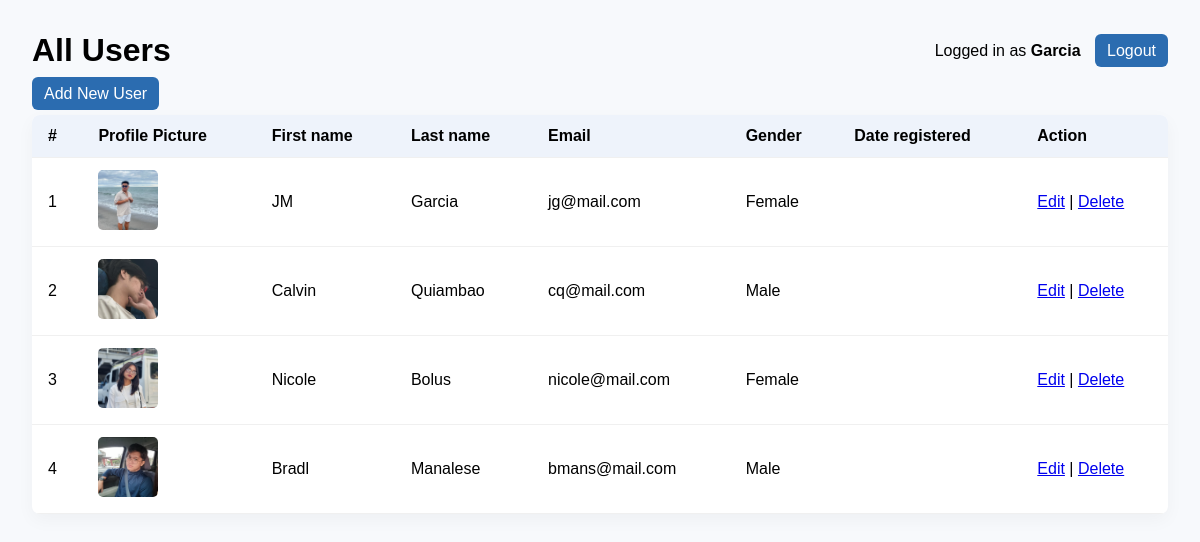
The app's page /registration/users/ (signed in) with its own data.
### registration/models.py (models this page shows, shortened)
class UserRegistration(models.Model):
    first_name = models.CharField(max_length=100)
    last_name = models.CharField(max_length=100)
    email = models.EmailField(max_length=150)
    gender = models.CharField(max_length=12)
    password = models.CharField(max_length=100)
    profile_picture = models.ImageField(
        upload_to='profile_pictures/',
        null=True,
        blank=True
)

### registration/views.py (the view)
    def wrapper(request, *args, **kwargs):
        if not request.session.get('user_id'):
            return redirect(f"{reverse('registration:login_html')}?next={request.path}")
        return fn(request, *args, **kwargs)

### registration/views.py (called while the page is built)
def login_required_view(fn):
    def wrapper(request, *args, **kwargs):
        if not request.session.get('user_id'):
            return redirect(f"{reverse('registration:login_html')}?next={request.path}")
        return fn(request, *args, **kwargs)
    wrapper.__name__ = fn.__name__
    return wrapper

@login_required_view
def users_html(request):
    users = UserRegistration.objects.all().order_by('id')
    return render(request, 'registration/users_list.html', {
        'users': users,
        'current_user': request.session.get('user_name')
    })

### MyBackend/templates/registration/users_list.html (shortened to what this page needs)
<!doctype html>
<html>
<head>
</head>
<body>
  <div class="top">
    <h1 style="margin:0;">All Users</h1>
    <div>
      Logged in as <strong>{% if current_user %}{{ current_user }}{% else %}User #{{ request.session.user_id|default:"-" }}{% endif %}</strong>
      <a href="{% url 'registration:logout_html' %}" class="button" style="margin-left:10px;">Logout</a>
    </div>
  </div>
    <div style="margin-bottom: 12px;">
  <a href="{% url 'registration:user_create_html' %}" class="button">Add New User</a>
</div>
  <table>
    <thead>
      <tr>
        <th>#</th>
        <th>Profile Picture</th>
        <th>First name</th>
        <th>Last name</th>
        <th>Email</th>
        <th>Gender</th>
        <th>Date registered</th>
        <th>Action</th>
      </tr>
    </thead>
    <tbody>
      {% for u in users %}
      <tr>
            <td>{{ forloop.counter }}</td>
                <td>
                  {% if u.profile_picture %}
                    <img src="{{ u.profile_picture.url }}"
                        alt="Profile Picture"
                        width="60" height="60"
                        style="object-fit: cover; border-radius: 5px;">
                  {% else %}
                    No image
                  {% endif %}
                </td>
        <td>{{ u.first_name }}</td>
        <td>{{ u.last_name }}</td>
        <td>{{ u.email }}</td>
        <td>{{ u.gender|default:"N/A" }}</td>
        <td>{{ u.date_registered|date:"Y-m-d H:i" }}</td>
        <td>
          <a href="{% url 'registration:user_update_html' u.id %}">Edit</a> |
          <a href="{% url 'registration:user_delete_html' u.id %}">Delete</a>
        </td>
      </tr>
      {% empty %}
      <tr><td colspan="6">No users yet.</td></tr>
      {% endfor %}
    </tbody>
  </table>
</body>
</html>

### MyBackend/templates/registration/users_list.html (style rules this page uses)
body { font-family: Arial, sans-serif; padding:24px; background:#f7f9fc; }
.top { display:flex; justify-content:space-between; align-items:center; margin-bottom:16px; }
table { width:100%; border-collapse:collapse; background:white; border-radius:8px; overflow:hidden; box-shadow:0 6px 18px rgba(0,0,0,0.04); }
th, td { padding:12px 16px; text-align:left; border-bottom:1px solid #f0f0f0; }
th { background:#eef3fb; font-weight:700; }
a.button { padding:8px 12px; background:#2b6cb0; color:white; border-radius:6px; text-decoration:none; }

### records on screen
UserRegistration: last_name "Garcia", profile_picture (picture), first_name "JM", email "jg@mail.com", gender "Female"
UserRegistration: profile_picture (picture), first_name "Calvin", last_name "Quiambao", email "cq@mail.com", gender "Male"
UserRegistration: profile_picture (placeholder picture), first_name "Nicole", last_name "Bolus", email "nicole@mail.com", gender "Female"
UserRegistration: profile_picture (picture), first_name "Bradl", last_name "Manalese", email "bmans@mail.com", gender "Male"
